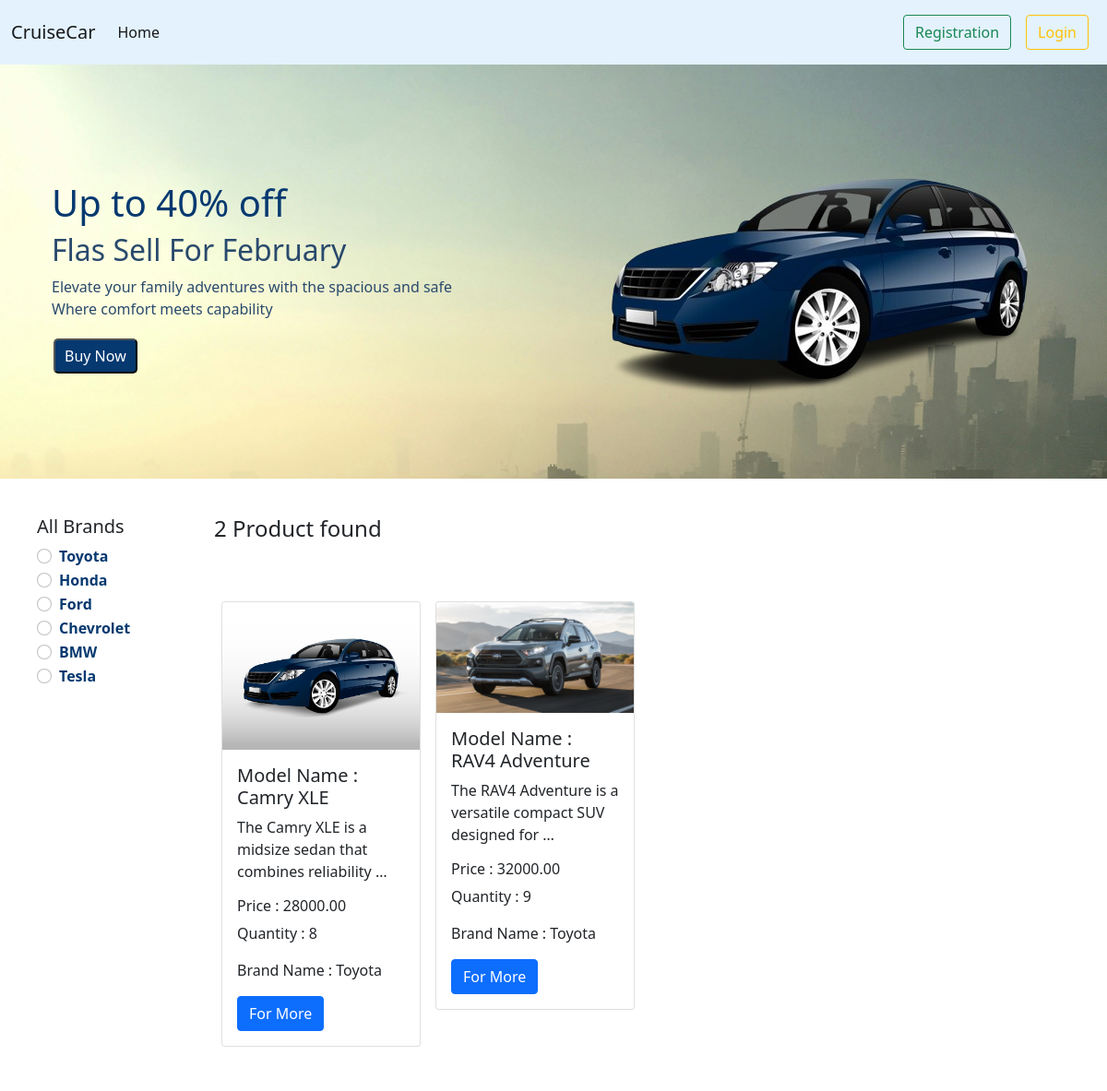
Page /brands/toyota/ on the committed database.
### brand/models.py (models this page shows)
class Brand(models.Model):
    name = models.CharField(max_length=100)
    slug = models.SlugField(max_length=100,unique=True, null=True, blank=True)
    def __str__(self):
        return self.name

### car/models.py (models this page shows, shortened)
class Car(models.Model):
    name = models.CharField(max_length=100)
    description = models.TextField()
    image = models.ImageField(upload_to='car/media/uploads/')
    price = models.DecimalField(max_digits=10, decimal_places=2)
    quantity = models.PositiveIntegerField(default=0)
    brand = models.ForeignKey(Brand, on_delete=models.CASCADE)

### CruiseCars/views.py (the view)
# urls.py: 2. Add a URL to urlpatterns:  path('', views.home, name='home')
def home(request, brand_slug = None):
    data=Car.objects.all()
    brands = Brand.objects.all()
    if brand_slug is not None:
        brand = Brand.objects.get(slug = brand_slug)
        data = Car.objects.filter(brand = brand)
    brands = Brand.objects.all()
    return render(request, 'home.html',{'data': data, 'brands': brands})

### templates/home.html
{% extends "base.html" %}
{% block content %}
{% load static %}
<div class="d-flex flex-wrap px-5 pt-3 align-items-center background">
    <div class="col-6 text-dark p-2 ">
        <h1 style="color: #063970;">Up to 40% off</h1>
        <h2 style="color: #294a6d;">Flas Sell For February</h2>
        <p style="color: #294a6d;">Elevate your family adventures with the spacious and safe <br> Where comfort meets
            capability</p>
        <button class=" button"><a href="#">Buy Now</a></button>
    </div>
    <div class="col-6">
        <img src="{% static 'car.png' %}" />
    </div>
</div>
<div class="d-flex flex-wrap p-4">
    <div class="col-2 bg-white p-3">
        <h5>All Brands</h5>
        {% for brand in brands %}
        <div class="form-check ">
            <input class="form-check-input" type="radio" name="Brand" id="{{brand.id}}" />
            <label class="form-check-label" for="{{brand.id}}">
                <a  style="text-decoration: none;;
                font-weight: bold;color: #063970;" href="{%url 'brand_slug_view' brand.slug %}">{{brand.name}}</a>
            </label>
        </div>
        {% endfor %}
    </div>
    <div class="col-10 p-3">
        <h4>{{ data | length }} Product found</h4>
        <div class="d-flex flex-wrap pt-5 h-100">
            {% for car in data %}
            <div class="col-sm-3 ">
                <div class="card m-2">
                    <img src="{{car.image.url}}" class="card-img-top" alt="...">
                    <div class="card-body">
                        <h5 class="card-title">Model Name : {{car.name}}</h5>
                        <p class="card-text">{{car.description|truncatewords:10}}</p>
                        <h6 class="card-text">Price : {{car.price}}</h6>
                        <p class="card-text">Quantity : {{car.quantity}}</p>
                        <p class="card-text">Brand Name : {{car.brand}}</p>
                        <a href="{% url 'detail_car_view' car.id %}" class="text-decoration-none text-white btn btn-primary">For More</a>
                      </div>
                </div>
            </div>
            {% endfor %}
        </div>
    </div>
</div>
{% endblock %}

### static/style.css (style rules this page uses)
.background { background-image: url('../static/background.jpg'); background-repeat: no-repeat; background-size: cover; }
.button { background-color: #063970; text-align: center; text-decoration: none; display: inline-block; font-size: 16px; margin: 4px 2px; padding: 5px 10px; border-radius: 5px; }
.button a { color: white; text-align: center; text-decoration: none; }

### rows in the picture
Brand: name "Toyota"
Brand: name "Honda"
Brand: name "Ford"
Brand: name "Chevrolet"
Brand: name "BMW"
Brand: name "Tesla"
Car: image (picture), name "Camry XLE", description "The Camry XLE is a midsize sedan that combines reliability …", price "28000.00", quantity "8", brand "Toyota"
Car: image (picture), name "RAV4 Adventure", description "The RAV4 Adventure is a versatile compact SUV designed for …", price "32000.00", quantity "9", brand "Toyota"

### other values in the picture
{{ data | length }} "2"
